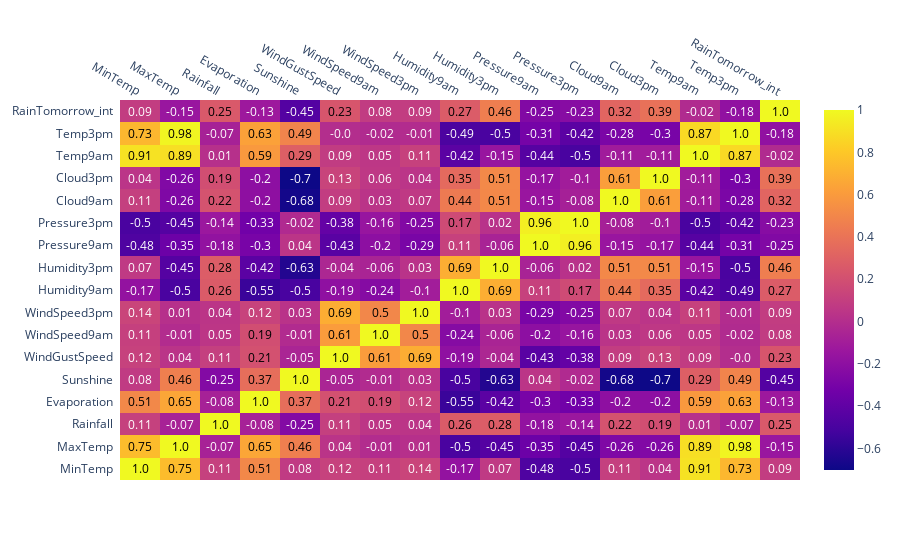

Notebook cell for this chart:
### Code cell
corrs = df.corr()

figure = ff.create_annotated_heatmap(
    z=corrs.values,
    x=list(corrs.columns),
    y=list(corrs.index),
    annotation_text=corrs.round(2).values,
    showscale=True)

figure.show()

# По тепловой карте видно, что у переменной RainTomorrow нет сильной корреляции с другими переменными (не считая Sunshine),
# но можно увидеть сильную зависимость Sunshine от Cloud, Evaporation от MaxTemp и так далее 
# (если значение больше 0.5, то это уже говорит о средней зависимости, с 0.7 - высокая)
